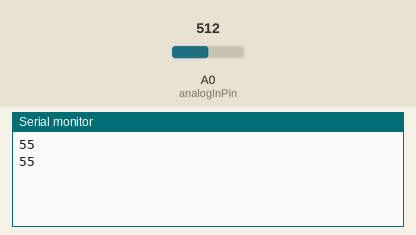
Recording of a sketch running on a simulated Arduino Uno, built with avr-gcc and run on an emulated ATmega328P. Shown: the last lines printed to the serial monitor. Inputs (shaded band) come from the test bench; at power-on: A0 (analogInPin) = 512.

Above: at 1.8 s.
1.9 s: A0 (analogInPin) set to 716
At 2.8 s:
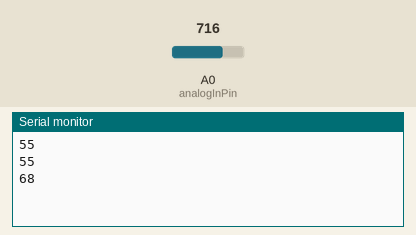
3.4 s: A0 (analogInPin) set to 900
At 4.3 s:
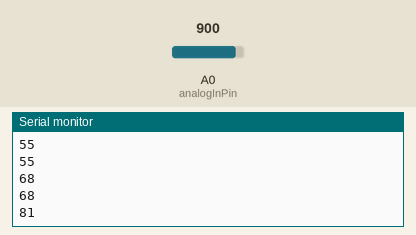
Timing chart, 0 to 6.4 s (numbered marks = the images above; inputs shaded):
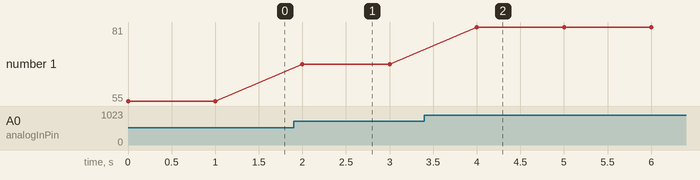

Measured:
- after the input at 1.9 s, the serial monitor: prints a new line after 0.10 s (image 1)
- after the input at 3.4 s, the serial monitor: prints a new line after 0.60 s (image 2)
- plotted number 1: 55 → 68 after the input at 1.9 s, 68 → 81 after the input at 3.4 s

The sketch:

arduinokosteus.ino
```cpp
const int analogInPin = A0;  // Analog input pin that the potentiometer is attached to

int sensorValue = 0;
int outputValue = 0;

void setup() {
  Serial.begin(9600);
}

void loop() {
  sensorValue = analogRead(analogInPin);

  outputValue = map(sensorValue, 0, 1023, 20, 90);

  Serial.println(outputValue);

  delay(1000);
}
```
